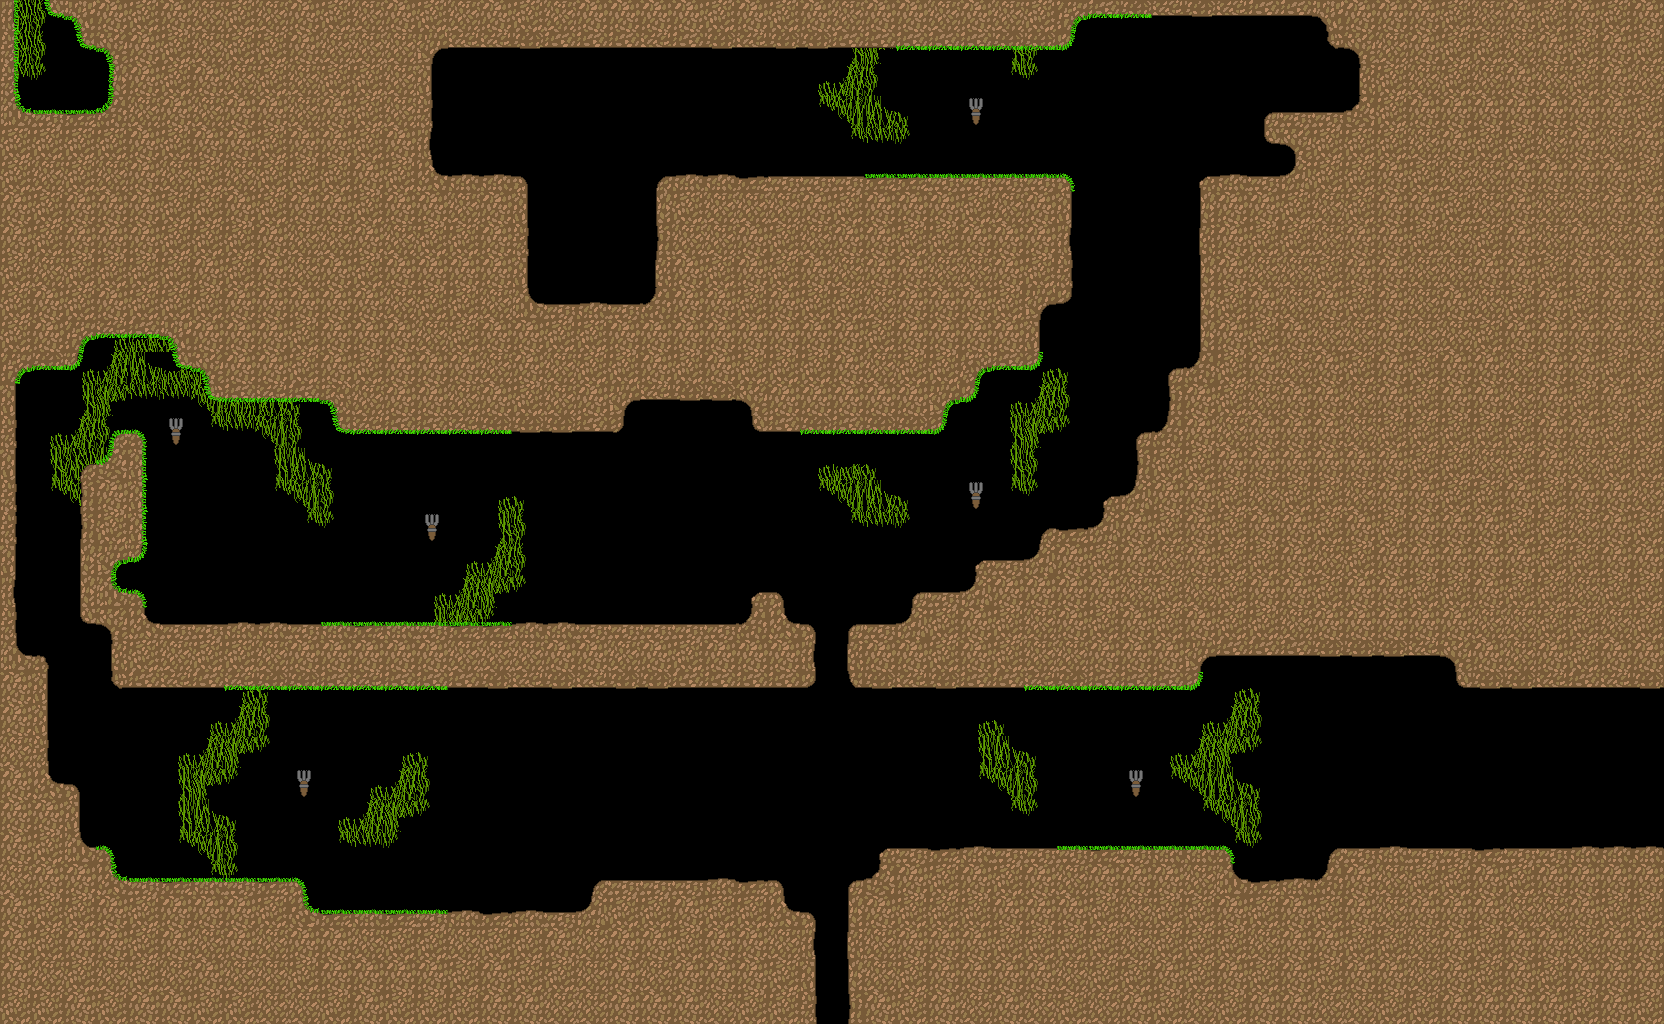

Tiled map render using the project's own tile images. Description and the map definition, with tile-layer contents summarised, below:
An orthogonal 52x32 tile map with 32x32 px tiles, 4 tile layers (caveVines, caveTerrain, caveTorches, CaveGrass), 5 tilesets.

<map version="1.2" tiledversion="1.2.1" orientation="orthogonal" renderorder="right-down" width="52" height="32" tilewidth="32" tileheight="32" infinite="0" nextlayerid="10" nextobjectid="1">
 <tileset firstgid="1" name="cave" tilewidth="32" tileheight="32" tilecount="48" columns="8">
  <image source="../../Textures/Original files/cave_terrain_new.png" width="256" height="192" />
  <terraintypes>
   <terrain name="Cave" tile="9" />
  </terraintypes>
  <tile id="0" terrain=",,,0" />
  <tile id="1" terrain=",,0,0" />
  <tile id="2" terrain=",,0," />
  <tile id="3" terrain="0,0,0," />
  <tile id="4" terrain="0,0,,0" />
  <tile id="8" terrain=",0,,0" />
  <tile id="9" terrain="0,0,0,0" />
  <tile id="10" terrain="0,,0," />
  <tile id="11" terrain="0,,0,0" />
  <tile id="12" terrain=",0,0,0" />
  <tile id="16" terrain=",0,," />
  <tile id="17" terrain="0,0,," />
  <tile id="18" terrain="0,,," />
 </tileset>
 <tileset firstgid="49" source="player.tsx" />
 <tileset firstgid="64" source="torch.tsx" />
 <tileset firstgid="65" source="grass.tsx" />
 <tileset firstgid="80" source="vines.tsx" />
 <layer id="7" name="caveVines" width="52" height="32">
  <data>[1664 cells, 155 non-empty, 13 distinct tile ids]</data>
 </layer>
 <layer id="1" name="caveTerrain" width="52" height="32">
  <data>[1664 cells, 1136 non-empty, 38 distinct tile ids]</data>
 </layer>
 <layer id="4" name="caveTorches" width="52" height="32">
  <data>[1664 cells, 6 non-empty, 1 distinct tile ids]</data>
 </layer>
 <layer id="9" name="CaveGrass" width="52" height="32">
  <data>[1664 cells, 106 non-empty, 12 distinct tile ids]</data>
 </layer>
</map>